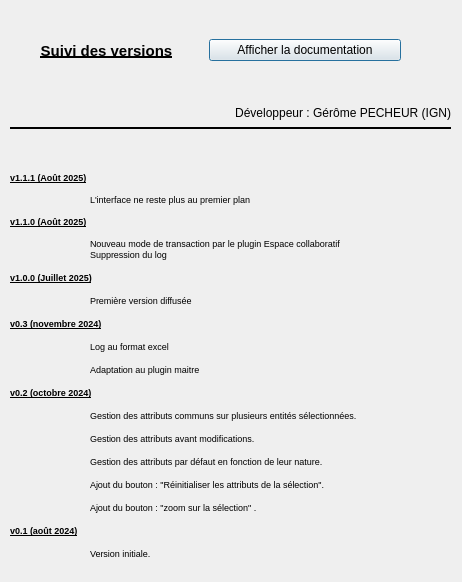
<?xml version="1.0" encoding="UTF-8"?>
<ui version="4.0">
 <class>DialogAide</class>
 <widget class="QDialog" name="DialogAide">
  <property name="geometry">
   <rect>
    <x>0</x>
    <y>0</y>
    <width>462</width>
    <height>582</height>
   </rect>
  </property>
  <property name="minimumSize">
   <size>
    <width>462</width>
    <height>582</height>
   </size>
  </property>
  <property name="maximumSize">
   <size>
    <width>462</width>
    <height>582</height>
   </size>
  </property>
  <property name="windowTitle">
   <string>A propos du plugin</string>
  </property>
  <property name="windowIcon">
   <iconset>
    <normaloff>icons/icon_principal.PNG</normaloff>icons/icon_principal.PNG</iconset>
  </property>
  <widget class="QWidget" name="horizontalLayoutWidget">
   <property name="geometry">
    <rect>
     <x>10</x>
     <y>10</y>
     <width>441</width>
     <height>81</height>
    </rect>
   </property>
   <layout class="QHBoxLayout" name="horizontalLayout">
    <property name="rightMargin">
     <number>50</number>
    </property>
    <item>
     <widget class="QLabel" name="label">
      <property name="font">
       <font>
        <pointsize>11</pointsize>
        <weight>75</weight>
        <bold>true</bold>
        <underline>true</underline>
       </font>
      </property>
      <property name="text">
       <string>Suivi des versions</string>
      </property>
      <property name="alignment">
       <set>Qt::AlignCenter</set>
      </property>
     </widget>
    </item>
    <item>
     <widget class="QPushButton" name="pushButtonAffichedoc">
      <property name="text">
       <string>Afficher la documentation</string>
      </property>
     </widget>
    </item>
   </layout>
  </widget>
  <widget class="QWidget" name="verticalLayoutWidget">
   <property name="geometry">
    <rect>
     <x>10</x>
     <y>140</y>
     <width>446</width>
     <height>452</height>
    </rect>
   </property>
   <layout class="QVBoxLayout" name="verticalLayout">
    <item>
     <widget class="QLabel" name="label_3">
      <property name="text">
       <string>&lt;!DOCTYPE HTML PUBLIC &quot;-//W3C//DTD HTML 4.0//EN&quot; &quot;http://www.w3.org/TR/REC-html40/strict.dtd&quot;&gt;
&lt;html&gt;&lt;head&gt;&lt;meta name=&quot;qrichtext&quot; content=&quot;1&quot; /&gt;&lt;style type=&quot;text/css&quot;&gt;
p, li { white-space: pre-wrap; }
&lt;/style&gt;&lt;/head&gt;&lt;body style=&quot; font-family:'MS Shell Dlg 2'; font-size:7.8pt; font-weight:400; font-style:normal;&quot;&gt;
&lt;p style=&quot; margin-top:0px; margin-bottom:0px; margin-left:0px; margin-right:0px; -qt-block-indent:0; text-indent:0px;&quot;&gt;&lt;span style=&quot; font-size:7pt; font-weight:600; text-decoration: underline;&quot;&gt;v1.1.1 (Août 2025)&lt;/span&gt;&lt;/p&gt;
&lt;p style=&quot;-qt-paragraph-type:empty; margin-top:0px; margin-bottom:0px; margin-left:0px; margin-right:0px; -qt-block-indent:0; text-indent:0px; font-size:7pt; font-weight:600; text-decoration: underline;&quot;&gt;&lt;br /&gt;&lt;/p&gt;
&lt;p style=&quot; margin-top:0px; margin-bottom:0px; margin-left:0px; margin-right:0px; -qt-block-indent:0; text-indent:0px;&quot;&gt;&lt;span style=&quot; font-size:7pt;&quot;&gt;	L'interface ne reste plus au premier plan&lt;/span&gt;&lt;/p&gt;
&lt;p style=&quot;-qt-paragraph-type:empty; margin-top:0px; margin-bottom:0px; margin-left:0px; margin-right:0px; -qt-block-indent:0; text-indent:0px; font-size:7pt;&quot;&gt;&lt;br /&gt;&lt;/p&gt;
&lt;p style=&quot; margin-top:0px; margin-bottom:0px; margin-left:0px; margin-right:0px; -qt-block-indent:0; text-indent:0px;&quot;&gt;&lt;span style=&quot; font-size:7pt; font-weight:600; text-decoration: underline;&quot;&gt;v1.1.0 (Août 2025)&lt;/span&gt;&lt;/p&gt;
&lt;p style=&quot;-qt-paragraph-type:empty; margin-top:0px; margin-bottom:0px; margin-left:0px; margin-right:0px; -qt-block-indent:0; text-indent:0px; font-size:7pt; font-weight:600; text-decoration: underline;&quot;&gt;&lt;br /&gt;&lt;/p&gt;
&lt;p style=&quot; margin-top:0px; margin-bottom:0px; margin-left:0px; margin-right:0px; -qt-block-indent:0; text-indent:0px;&quot;&gt;&lt;span style=&quot; font-size:7pt;&quot;&gt;	Nouveau mode de transaction par le plugin Espace collaboratif&lt;/span&gt;&lt;/p&gt;
&lt;p style=&quot; margin-top:0px; margin-bottom:0px; margin-left:0px; margin-right:0px; -qt-block-indent:0; text-indent:0px;&quot;&gt;&lt;span style=&quot; font-size:7pt;&quot;&gt;	Suppression du log&lt;/span&gt;&lt;/p&gt;
&lt;p style=&quot; margin-top:12px; margin-bottom:12px; margin-left:0px; margin-right:0px; -qt-block-indent:0; text-indent:0px;&quot;&gt;&lt;span style=&quot; font-size:7pt; font-weight:600; text-decoration: underline;&quot;&gt;v1.0.0 (Juillet 2025)&lt;/span&gt;&lt;/p&gt;
&lt;p style=&quot; margin-top:12px; margin-bottom:12px; margin-left:0px; margin-right:0px; -qt-block-indent:0; text-indent:0px;&quot;&gt;&lt;span style=&quot; font-size:7pt;&quot;&gt;	Première version diffusée&lt;/span&gt;&lt;/p&gt;
&lt;p style=&quot; margin-top:12px; margin-bottom:12px; margin-left:0px; margin-right:0px; -qt-block-indent:0; text-indent:0px;&quot;&gt;&lt;span style=&quot; font-size:7pt; font-weight:600; text-decoration: underline;&quot;&gt;v0.3 (novembre 2024)&lt;/span&gt;&lt;/p&gt;
&lt;p style=&quot; margin-top:12px; margin-bottom:12px; margin-left:0px; margin-right:0px; -qt-block-indent:0; text-indent:0px;&quot;&gt;&lt;span style=&quot; font-size:7pt;&quot;&gt;	Log au format excel&lt;/span&gt;&lt;/p&gt;
&lt;p style=&quot; margin-top:12px; margin-bottom:12px; margin-left:0px; margin-right:0px; -qt-block-indent:0; text-indent:0px;&quot;&gt;&lt;span style=&quot; font-size:7pt; font-weight:600;&quot;&gt;	&lt;/span&gt;&lt;span style=&quot; font-size:7pt;&quot;&gt;Adaptation au plugin maitre&lt;/span&gt;&lt;/p&gt;
&lt;p style=&quot; margin-top:12px; margin-bottom:12px; margin-left:0px; margin-right:0px; -qt-block-indent:0; text-indent:0px;&quot;&gt;&lt;span style=&quot; font-size:7pt; font-weight:600; text-decoration: underline;&quot;&gt;v0.2 (octobre 2024)&lt;/span&gt;&lt;/p&gt;
&lt;p style=&quot; margin-top:12px; margin-bottom:12px; margin-left:0px; margin-right:0px; -qt-block-indent:0; text-indent:0px;&quot;&gt;&lt;span style=&quot; font-size:7pt; font-weight:600;&quot;&gt;	&lt;/span&gt;&lt;span style=&quot; font-size:7pt;&quot;&gt;Gestion des attributs communs sur plusieurs entités sélectionnées.&lt;/span&gt;&lt;/p&gt;
&lt;p style=&quot; margin-top:12px; margin-bottom:12px; margin-left:0px; margin-right:0px; -qt-block-indent:0; text-indent:0px;&quot;&gt;&lt;span style=&quot; font-size:7pt;&quot;&gt;	Gestion des attributs avant modifications.&lt;/span&gt;&lt;/p&gt;
&lt;p style=&quot; margin-top:12px; margin-bottom:12px; margin-left:0px; margin-right:0px; -qt-block-indent:0; text-indent:0px;&quot;&gt;&lt;span style=&quot; font-size:7pt;&quot;&gt;	Gestion des attributs par défaut en fonction de leur nature.&lt;/span&gt;&lt;/p&gt;
&lt;p style=&quot; margin-top:12px; margin-bottom:12px; margin-left:0px; margin-right:0px; -qt-block-indent:0; text-indent:0px;&quot;&gt;&lt;span style=&quot; font-size:7pt;&quot;&gt;	Ajout du bouton : &amp;quot;Réinitialiser les attributs de la sélection&amp;quot;.&lt;/span&gt;&lt;/p&gt;
&lt;p style=&quot; margin-top:12px; margin-bottom:12px; margin-left:0px; margin-right:0px; -qt-block-indent:0; text-indent:0px;&quot;&gt;&lt;span style=&quot; font-size:7pt;&quot;&gt;	Ajout du bouton : &amp;quot;zoom sur la sélection&amp;quot; .&lt;/span&gt;&lt;/p&gt;
&lt;p style=&quot; margin-top:12px; margin-bottom:12px; margin-left:0px; margin-right:0px; -qt-block-indent:0; text-indent:0px;&quot;&gt;&lt;span style=&quot; font-size:7pt; font-weight:600; text-decoration: underline;&quot;&gt;v0.1 (août 2024)&lt;/span&gt;&lt;/p&gt;
&lt;p style=&quot; margin-top:12px; margin-bottom:12px; margin-left:0px; margin-right:0px; -qt-block-indent:0; text-indent:0px;&quot;&gt;&lt;span style=&quot; font-size:7pt; font-weight:600;&quot;&gt;	&lt;/span&gt;&lt;span style=&quot; font-size:7pt;&quot;&gt;Version initiale.&lt;/span&gt;&lt;/p&gt;&lt;/body&gt;&lt;/html&gt;</string>
      </property>
     </widget>
    </item>
   </layout>
  </widget>
  <widget class="QLabel" name="label_2">
   <property name="geometry">
    <rect>
     <x>10</x>
     <y>10</y>
     <width>111</width>
     <height>111</height>
    </rect>
   </property>
   <property name="text">
    <string/>
   </property>
   <property name="pixmap">
    <pixmap>../(IGN)assisstant_dfci/icons/logo_IGN.png</pixmap>
   </property>
   <property name="scaledContents">
    <bool>true</bool>
   </property>
  </widget>
  <widget class="Line" name="line">
   <property name="geometry">
    <rect>
     <x>10</x>
     <y>120</y>
     <width>441</width>
     <height>16</height>
    </rect>
   </property>
   <property name="frameShadow">
    <enum>QFrame::Plain</enum>
   </property>
   <property name="lineWidth">
    <number>2</number>
   </property>
   <property name="orientation">
    <enum>Qt::Horizontal</enum>
   </property>
  </widget>
  <widget class="QLabel" name="label_4">
   <property name="geometry">
    <rect>
     <x>200</x>
     <y>102</y>
     <width>251</width>
     <height>21</height>
    </rect>
   </property>
   <property name="text">
    <string>Développeur : Gérôme PECHEUR (IGN)</string>
   </property>
   <property name="alignment">
    <set>Qt::AlignRight|Qt::AlignTrailing|Qt::AlignVCenter</set>
   </property>
  </widget>
 </widget>
 <resources/>
 <connections/>
</ui>
